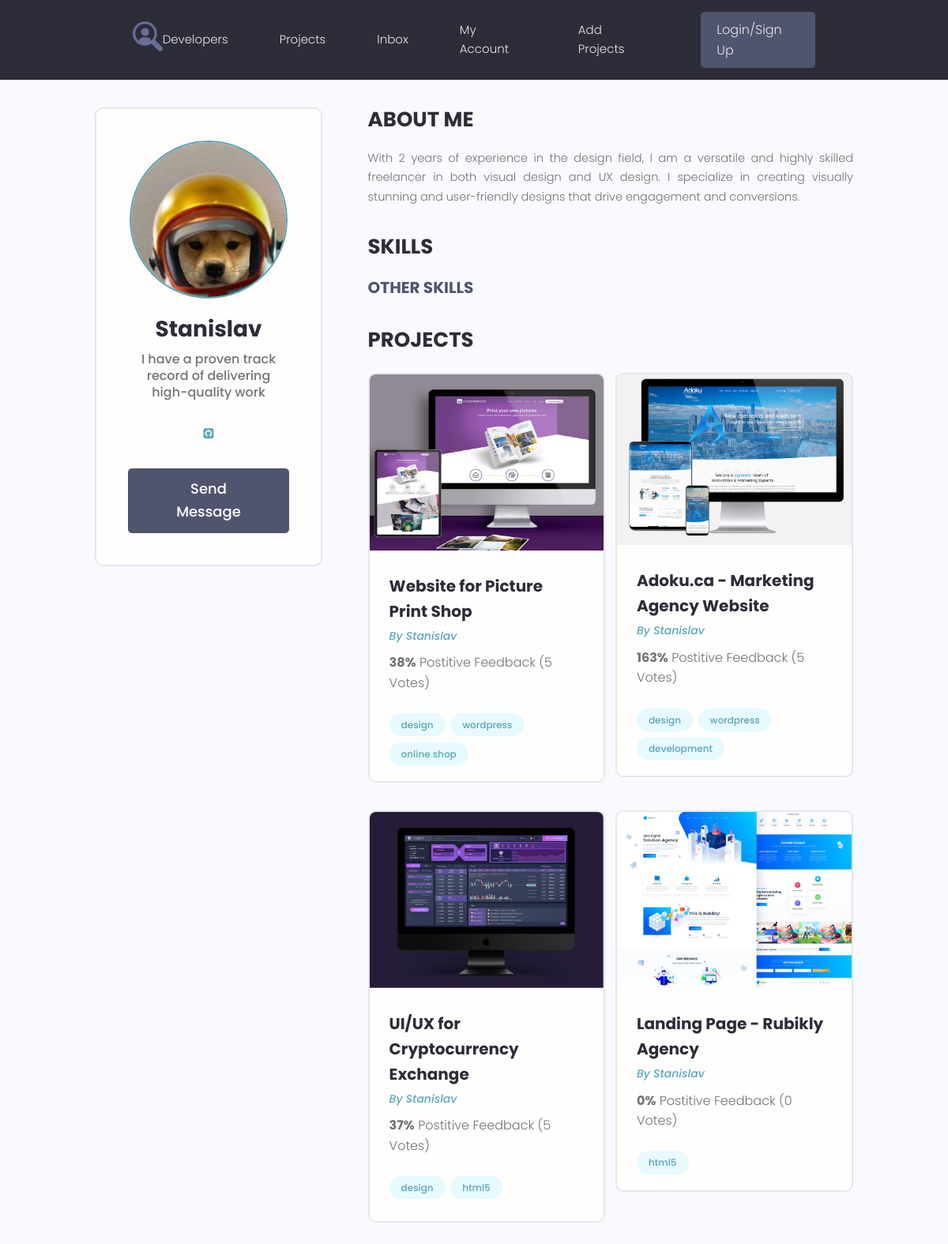
/profile/3/, run on an earlier commit of the app's database.
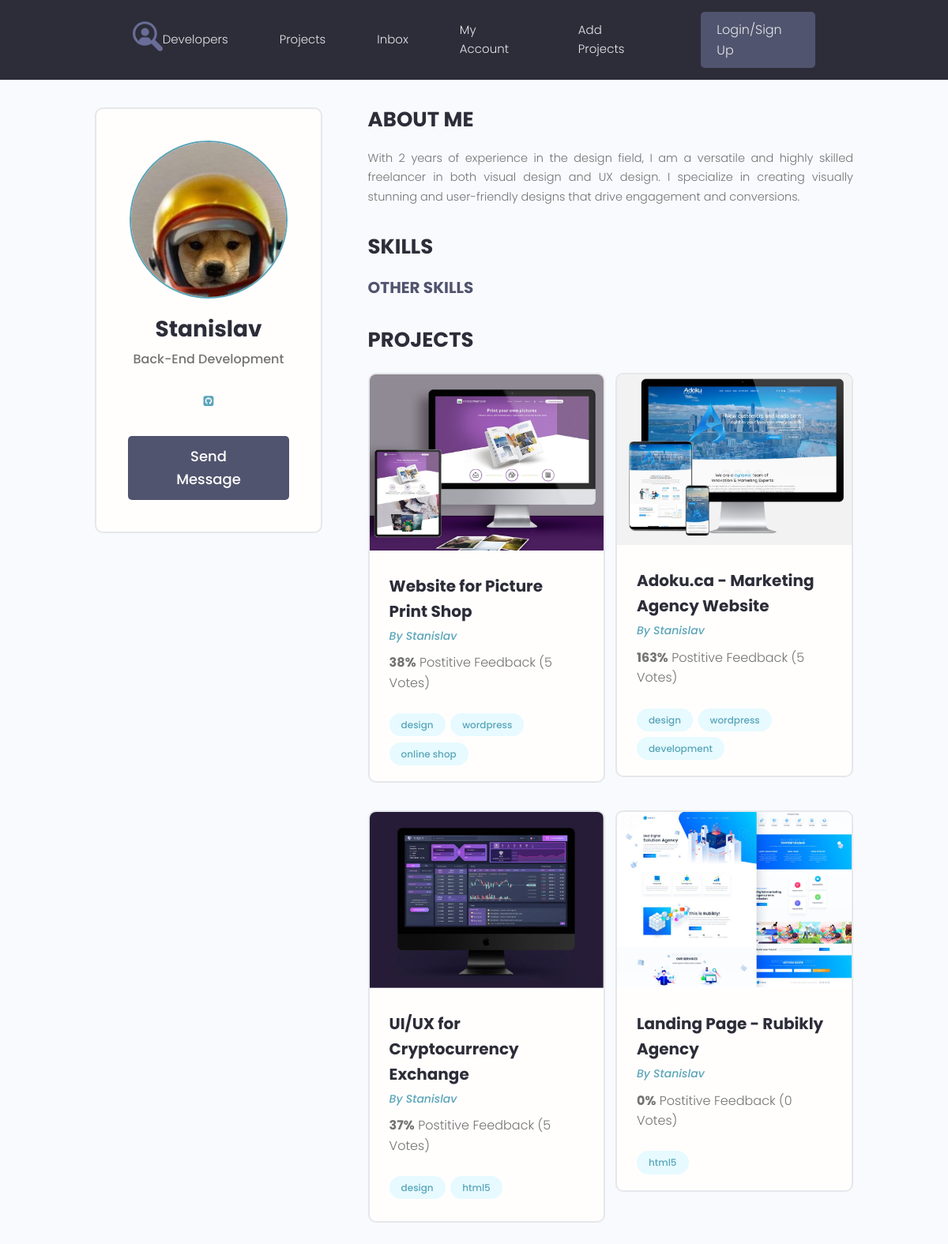
And on a later commit of the database.
### users/models.py (models this page shows, shortened)
class Profile(models.Model):
    user = models.OneToOneField(User, on_delete=models.CASCADE, null=True, blank=True)  # Один профиль пользователя может быть связан с одним зарегистрированным пользователем, у которого могут быть проекты и т.д. Что бы одна регистрационная учётка соответствовала одному профилю пользователя.
    name = models.CharField(max_length=200, blank=True, null=True)
    email = models.EmailField(max_length=500, blank=True, null=True)  # что бы у него проходила валидация от самого django
    username = models.CharField(max_length=200, blank=True, null=True)
    short_info = models.CharField(max_length=200, blank=True, null=True)  # краткое описание
    bio = models.TextField(blank=True, null=True)
    profile_image = models.ImageField(blank=True, null=True, upload_to='profiles/', default='profiles/user-default.png')
    social_github = models.CharField(max_length=200, blank=True, null=True)
    social_youtube = models.CharField(max_length=200, blank=True, null=True)
    social_website = models.CharField(max_length=200, blank=True, null=True)
    created = models.DateTimeField(auto_now_add=True)

### users/views.py (the view)
# urls.py: path('profile/<str:pk>/', views.user_profile, name='user_profile'),
def user_profile(request, pk):
    prof = Profile.objects.get(id=pk)
    top_skill = prof.skill_set.exclude(description__exact="") # Исключаю элементы у которых описание пустое. description__exact="" - исключить элементы, которые будут содержать пустую строку(в виде описания).
    other_skills = prof.skill_set.filter(description="") # Будем выводить элементы с пустым описанием
    context = {
        'profile': prof,
        'top_skills': top_skill,
        'other_skills': other_skills,
    }
    return render(request, 'users/profile.html', context)

### projects/models.py (called while the page is built)
    def __str__(self):
        return self.name

### users/templates/users/profile.html (shortened to what this page needs)
{% extends 'projects/base.html' %}
{% block content %}
  <main class="profile my-md">
    <div class="container">
      <div class="layout">
        <div class="column column--1of3">
          <div class="card text-center">
            <div class="card__body dev">
              <img class="avatar avatar--xl" src="{{ profile.profile_image.url }}" />
              <h2 class="dev__name">{{ profile.name }}</h2>
              <p class="dev__title">{{ profile.short_info }}</p>
              <ul class="dev__social">
                {% if profile.social_github %}
                <li>
                  <a title="Github" href="{{ profile.social_github }}" target="_blank"><i class="fa fa-github-square"></i></a>
                </li>
                {% endif %}
              </ul>
              <a href="#" class="btn btn--sub btn--lg">Send Message </a>
            </div>
          </div>
        </div>
        <div class="column column--2of3">
          <div class="devInfo">
            <h3 class="devInfo__title">About Me</h3>
            <p class="devInfo__about">
              {{ profile.bio }}
            </p>
          </div>
          <div class="devInfo">
            <h3 class="devInfo__title">Skills</h3>
            <div class="devInfo__skills">
              <h3 class="devInfo__subtitle">Other Skills</h3>
            </div>
          </div>
          <div class="devInfo">
            <h3 class="devInfo__title">Projects</h3>
            <div class="grid grid--two">
              {% for project in profile.project_set.all %}
              <div class="column">
                <div class="card project">
                  <a href="{% url 'project' project.id %}" class="project">
                    <img class="project__thumbnail" src="{{ project.featured_image.url }}" alt="project thumbnail" />
                    <div class="card__body">
                      <h3 class="project__title">{{ project.title }}</h3>
                      <p><a class="project__author" href="{% url 'user_profile' project.owner.id %}">By {{ project.owner.name }}</a></p>
                      <p class="project--rating">
                        <span style="font-weight: bold;">{{ project.vote_total }}%</span> Postitive
                        Feedback  ({{ project.vote_ratio }} Vote{{ project.vote_ratio|pluralize:'s' }})
                      </p>
                      <div class="project__tags">
                        {% for tag in project.tags.all %}
                        <span class="tag tag--pill tag--main">
                          <small>{{ tag }}</small>
                        </span>
                        {% endfor %}
                      </div>
                    </div>
                  </a>
                </div>
              </div>
              {% endfor %}
            </div>
          </div>
        </div>
      </div>
    </div>
  </main>
{% endblock %}

What changed in the data, as far as the page shows it:
changed Profile "Stanislav": short_info "I have a proven track record of delivering high-quality work" → "Back-End Development"
